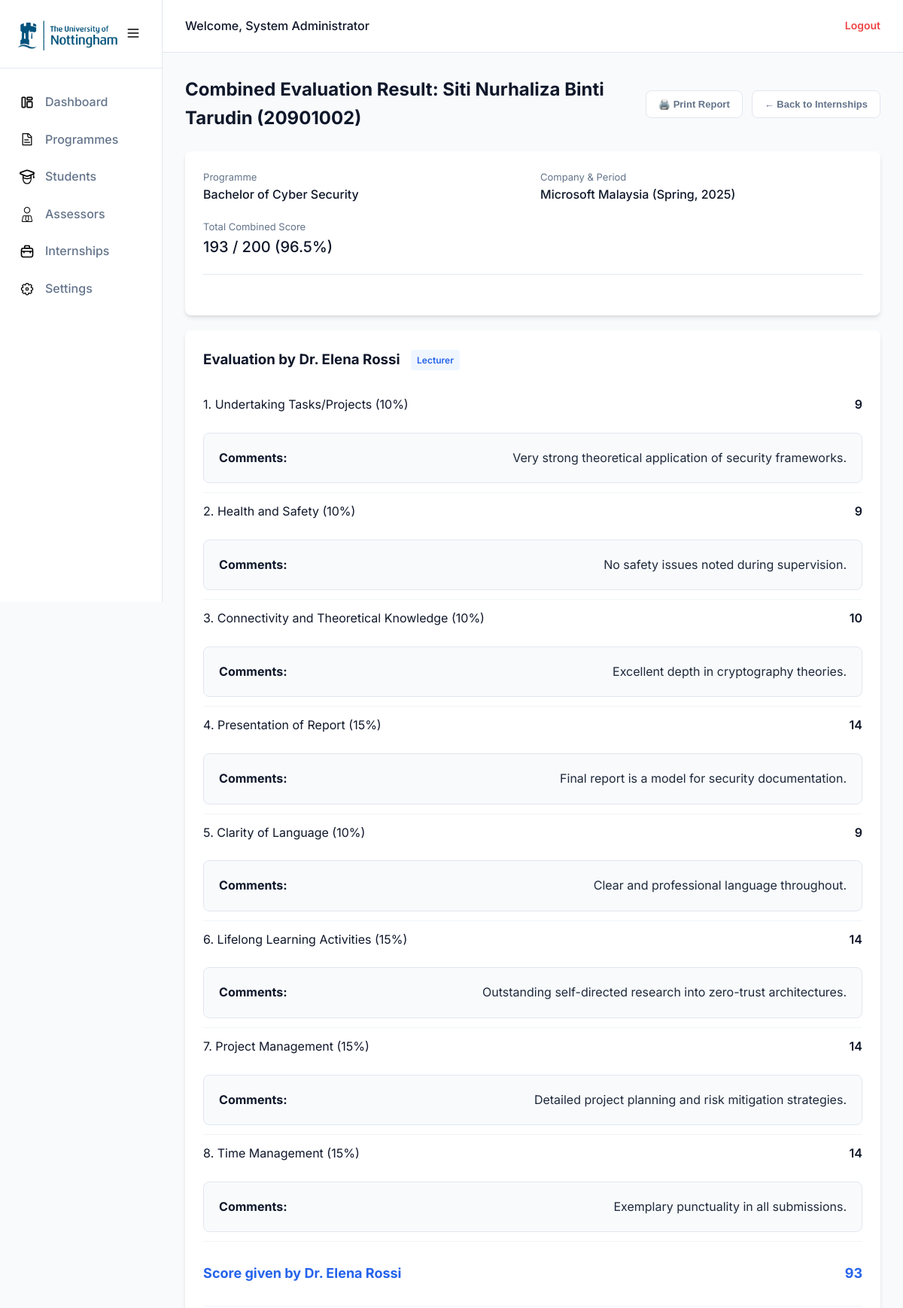
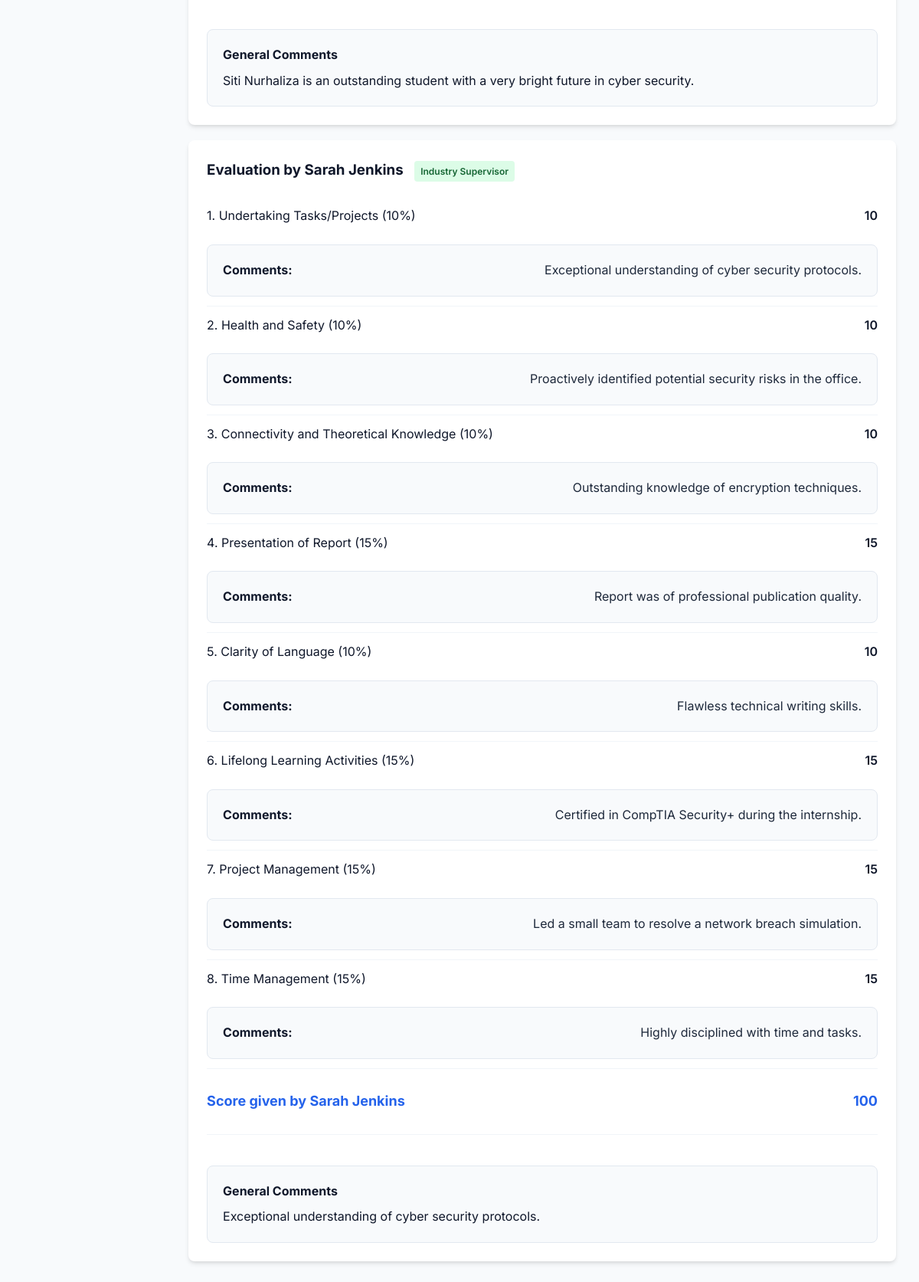
The app's page /admin/view_result.php?internship_id=8 (signed in) with its own data (2 pictures, top to bottom).
### tables this page shows
CREATE TABLE `assessment` (
  `assessment_id` int(11) NOT NULL,
  `internship_id` int(11) NOT NULL,
  `assessor_id` int(11) NOT NULL,
  `task_projects` int(11) NOT NULL,
  `task_projects_comment` text DEFAULT NULL,
  `health_safety` int(11) NOT NULL,
  `health_safety_comment` text DEFAULT NULL,
  `theoretical_knowledge` int(11) NOT NULL,
  `theoretical_knowledge_comment` text DEFAULT NULL,
  `report_presentation` int(11) NOT NULL,
  `report_presentation_comment` text DEFAULT NULL,
  `clarity_of_language` int(11) NOT NULL,
  `clarity_of_language_comment` text DEFAULT NULL,
  `lifelong_learning` int(11) NOT NULL,
  `lifelong_learning_comment` text DEFAULT NULL,
  `project_management` int(11) NOT NULL,
  `project_management_comment` text DEFAULT NULL,
  `time_management` int(11) NOT NULL,
  `time_management_comment` text DEFAULT NULL,
  `overall_comments` text NOT NULL,
  `total_marks` int(11) GENERATED ALWAYS AS (`task_projects` + `health_safety` + `theoretical_knowledge` + `report_presentation` + `clarity_of_language` + `lifelong_learning` + `project_management` + `time_management`) VIRTUAL,
  `last_updated` timestamp NOT NULL DEFAULT current_timestamp() ON UPDATE current_timestamp()
);

CREATE TABLE `user` (
  `user_id` int(11) NOT NULL,
  `username` varchar(100) NOT NULL,
  `email` varchar(255) NOT NULL,
  `password` varchar(255) NOT NULL,
  `fullname` varchar(255) NOT NULL,
  `role` enum('admin','industry_supervisor','lecturer') NOT NULL
);

### includes/functions.php (called while the page is built, shortened)
<?php
    function get_all_student_results($conn, $internship_id) {
        $sql = "SELECT a.*, u.role as assessor_role, u.fullname as assessor_name,
                i.company_name, p.programme_name, i.semester, i.internship_year, s.student_name, s.student_id
                FROM assessment a
                JOIN user u ON a.assessor_id = u.user_id
                JOIN internships i ON a.internship_id = i.internship_id
                JOIN student s ON i.student_id = s.student_id
                JOIN programme p ON s.programme_id = p.programme_id
                WHERE a.internship_id = ?
                ORDER BY u.role DESC";
        $stmt = $conn->prepare($sql);
        $stmt->bind_param("i", $internship_id);
        if ($stmt->execute()) {
            $result = $stmt->get_result();
            return $result;
        } else {
            $stmt->close();
            return false;
        }
    }
?>

### admin/view_result.php (the view, shortened to what this page needs)
<?php
    include '../config/db.php';
    include '../includes/functions.php';
    if (isset($_GET['internship_id'])) {
        $internship_id = (int) $_GET['internship_id'];
    } else {
        header("Location: internships.php");
        exit;
    }
    $result = get_all_student_results($conn, $internship_id);
    $evaluations = [];
    $student_info = [];
    if ($result && $result->num_rows > 0) {
        while ($row = $result->fetch_assoc()) {
            if (empty($student_info)) {
                $student_info = [
                    'student_name' => $row['student_name'],
                    'student_id' => $row['student_id'],
                    'programme_name' => $row['programme_name'],
                    'company_name' => $row['company_name'],
                    'semester' => $row['semester'],
                    'internship_year' => $row['internship_year']
                ];
            }
            $evaluations[] = $row;
        }
    }
?>
<!DOCTYPE html>
<html lang="en">
<head>
    <link rel="stylesheet" href="../assets/css/style.css">
</head>
<body>
    <div class="app-container">
        <?php include '../components/sidebar.php' ?>
        <main class="main-content">
            <?php include '../components/header.php'; ?>
            <div class="content-area">
                <div class="page-header">
                    <div>
                        <h1 class="page-title">
                            <?= !empty($student_info) ? "Combined Evaluation Result: " . htmlspecialchars($student_info['student_name']) . " (" . htmlspecialchars($student_info['student_id']) . ")" : "Evaluation Results" ?>
                        </h1>
                    </div>
                    <div class="header-actions">
                        <?php if (!empty($evaluations)): ?>
                        <button class="btn btn-secondary btn-auto btn-sm" onclick="window.print()">🖨️ Print Report</button>
                        <?php endif; ?>
                        <button onclick="window.location.href='internships.php'" class="btn btn-secondary btn-auto btn-sm">&larr; Back to Internships</button>
                    </div>
                </div>
                <?php if (!empty($evaluations)): ?>
                    <div class="card mb-20">
                        <div class="result-header-grid">
                            <div>
                                <p class="subtitle">Programme</p>
                                <p class="font-medium"><?= htmlspecialchars($student_info['programme_name']) ?></p>
                            </div>
                            <div>
                                <p class="subtitle">Company & Period</p>
                                <p class="font-medium"><?= htmlspecialchars($student_info['company_name']) . " (" . htmlspecialchars($student_info['semester']) . ", " . htmlspecialchars($student_info['internship_year']) . ")" ?></p>
                            </div>
                            <?php if(count($evaluations) == 2): ?>
                                <div>
                                    <p class="subtitle">Total Combined Score</p>
                                    <p class="font-medium text-success" style="font-size: 1.25rem;">
                                        <?php
                                            $total_combined = $evaluations[0]['total_marks'] + $evaluations[1]['total_marks'];
                                            $total_percentage = ($total_combined / 200) * 100;
                                            echo htmlspecialchars($total_combined) . " / 200 (" . number_format($total_percentage, 1) . "%)";
                                        ?>
                                    </p>
                                </div>
                            <?php endif; ?>
                        </div>
                    </div>
                    <?php foreach ($evaluations as $eval): ?>
                        <div class="card mb-20">
                            <h3 class="mb-20">
                                Evaluation by <?= htmlspecialchars($eval['assessor_name']) ?>
                                <span class="badge <?= $eval['assessor_role'] == 'lecturer' ? 'badge-primary' : 'badge-success' ?>" style="vertical-align: middle; margin-left: 10px;">
                                    <?= ucwords(str_replace('_', ' ', $eval['assessor_role'])) ?>
                                </span>
                            </h3>
                            <table class="irms-result-table">
                                <tbody>
                                    <tr>
                                        <td>1. Undertaking Tasks/Projects (10%)</td>
                                        <td class="text-right font-semibold"><?= htmlspecialchars($eval['task_projects']) ?></td>
                                        <td class="comment-row">
                                            <span class="comment-label">Comments:</span>
                                            <span class="comment-text"><?= htmlspecialchars($eval['task_projects_comment']) ?></span>
                                        </td>
                                    </tr>
                                    <tr>
                                        <td>2. Health and Safety (10%)</td>
                                        <td class="text-right font-semibold"><?= htmlspecialchars($eval['health_safety']) ?></td>
                                        <td class="comment-row">
                                            <span class="comment-label">Comments:</span>
                                            <span class="comment-text"><?= htmlspecialchars($eval['health_safety_comment']) ?></span>
                                        </td>
                                    </tr>
                                    <tr>
                                        <td>3. Connectivity and Theoretical Knowledge (10%)</td>
                                        <td class="text-right font-semibold"><?= htmlspecialchars($eval['theoretical_knowledge']) ?></td>
                                        <td class="comment-row">
                                            <span class="comment-label">Comments:</span>
                                            <span class="comment-text"><?= htmlspecialchars($eval['theoretical_knowledge_comment']) ?></span>
                                        </td>
                                    </tr>
                                    <tr>
                                        <td>4. Presentation of Report (15%)</td>
                                        <td class="text-right font-semibold"><?= htmlspecialchars($eval['report_presentation']) ?></td>
                                        <td class="comment-row">
                                            <span class="comment-label">Comments:</span>
                                            <span class="comment-text"><?= htmlspecialchars($eval['report_presentation_comment']) ?></span>
                                        </td>
                                    </tr>
                                    <tr>
                                        <td>5. Clarity of Language (10%)</td>
                                        <td class="text-right font-semibold"><?= htmlspecialchars($eval['clarity_of_language']) ?></td>
                                        <td class="comment-row">
                                            <span class="comment-label">Comments:</span>
                                            <span class="comment-text"><?= htmlspecialchars($eval['clarity_of_language_comment']) ?></span>
                                        </td>
                                    </tr>
                                    <tr>
                                        <td>6. Lifelong Learning Activities (15%)</td>
                                        <td class="text-right font-semibold"><?= htmlspecialchars($eval['lifelong_learning']) ?></td>
                                        <td class="comment-row">
                                            <span class="comment-label">Comments:</span>
                                            <span class="comment-text"><?= htmlspecialchars($eval['lifelong_learning_comment']) ?></span>
                                        </td>
                                    </tr>
                                    <tr>
                                        <td>7. Project Management (15%)</td>
                                        <td class="text-right font-semibold"><?= htmlspecialchars($eval['project_management']) ?></td>
                                        <td class="comment-row">
                                            <span class="comment-label">Comments:</span>
                                            <span class="comment-text"><?= htmlspecialchars($eval['project_management_comment']) ?></span>
                                        </td>
                                    </tr>
                                    <tr>
                                        <td>8. Time Management (15%)</td>
                                        <td class="text-right font-semibold"><?= htmlspecialchars($eval['time_management']) ?></td>
                                        <td class="comment-row">
                                            <span class="comment-label">Comments:</span>
                                            <span class="comment-text"><?= htmlspecialchars($eval['time_management_comment']) ?></span>
                                        </td>
                                    </tr>
                                    <tr class="total-row">
                                        <td>Score given by <?= htmlspecialchars($eval['assessor_name']) ?></td>
                                        <td class="text-right"><?= htmlspecialchars($eval['total_marks']) ?></td>
                                    </tr>
                                </tbody>
                            </table>
                            <div class="feedback-box" style="margin-top: 15px;">
                                <h4>General Comments</h4>
                                <p><?= nl2br(htmlspecialchars($eval['overall_comments'])) ?></p>
                            </div>
                        </div>
                    <?php endforeach; ?>
                <?php endif; ?>
            </div>
        </main>
    </div>
</body>
</html>

### assets/css/style.css (style rules this page uses)
:root { --primary-color: #2563eb; --primary-hover: #1d4ed8; --bg-color: #f8fafc; --nav-bg: #ffffff; --text-dark: #0f172a; --text-muted: #64748b; --border-color: #e2e8f0; --success-color: #10b981; --warning-color: #f59e0b; --danger-color: #ef4444; --card-shadow: 0 4px 6px -1px rgba(0, 0, 0, 0.1), 0 2px 4px -1px rgba(0, 0, 0, 0.06); --input-focus: 0 0 0 3px rgba(37, 99, 235, 0.2); --border-radius: 8px; --transition: all 0.2s ease-in-out; --sidebar-width: 260px; --sidebar-collapsed-width: 80px; }
* { margin: 0; padding: 0; box-sizing: border-box; }
body { font-family: 'Inter', -apple-system, BlinkMacSystemFont, 'Segoe UI', Roboto, Oxygen, Ubuntu, Cantarell, sans-serif; background-color: var(--bg-color); color: var(--text-dark); line-height: 1.6; -webkit-font-smoothing: antialiased; }
.btn { display: inline-block; font-weight: 600; text-align: center; white-space: nowrap; vertical-align: middle; user-select: none; border: 1px solid transparent; padding: 12px 24px; font-size: 15px; line-height: 1.5; border-radius: var(--border-radius); transition: var(--transition); cursor: pointer; width: 100%; text-decoration: none; }
.app-container { display: flex; min-height: 100vh; }
.main-content { flex-grow: 1; display: flex; flex-direction: column; }
.content-area { padding: 30px; flex-grow: 1; background-color: var(--bg-color); }
.page-header { margin-bottom: 24px; display: flex; justify-content: space-between; align-items: center; gap: 16px; }
.header-actions { display: flex; align-items: center; gap: 12px; }
.page-title { font-size: 24px; font-weight: 700; color: var(--text-dark); }
.card { background: #ffffff; border-radius: var(--border-radius); box-shadow: var(--card-shadow); padding: 24px; margin-bottom: 24px; }
.text-right { text-align: right; }
.badge { padding: 4px 8px; border-radius: 4px; font-size: 12px; font-weight: 600; display: inline-block; }
.badge-success { background-color: #dcfce7; color: #166534; }
.badge-primary { background-color: #eff6ff; color: var(--primary-color); }
.subtitle { color: var(--text-muted); font-size: 13px; font-weight: normal; }
.font-medium { font-weight: 500; }
.font-semibold { font-weight: 600; }
.mb-20 { margin-bottom: 20px; }
.comment-row { grid-column: span 2; }
.result-header-grid { display: grid; grid-template-columns: 1fr 1fr; gap: 20px; margin-bottom: 30px; border-bottom: 1px solid var(--border-color); padding-bottom: 20px; }
.irms-result-table { width: 100%; border-collapse: collapse; margin-bottom: 40px; }
.irms-result-table tr { display: grid; grid-template-columns: 1fr 1fr; gap: 24px; align-items: center; padding: 12px 0; border-bottom: 1px solid #f1f5f9; }
.irms-result-table .comment-row { grid-column: 1 / -1; display: flex; justify-content: space-between; align-items: flex-start; gap: 20px; background-color: #f8fafc; padding: 20px; border-radius: 8px; border: 1px solid var(--border-color); }
.irms-result-table .comment-label { font-weight: bold; white-space: nowrap; }
.irms-result-table .comment-text { text-align: right; color: #1e293b; }
.irms-result-table .total-row td { padding: 16px 0; font-weight: 700; color: var(--primary-color); font-size: 18px; border-bottom: none; }
.feedback-box { background-color: #f8fafc; padding: 20px; border-radius: 8px; border: 1px solid var(--border-color); }
.feedback-box h4 { margin-bottom: 8px; }
.btn-auto { width: auto; }
.btn-secondary { background: #ffffff; border: 1px solid var(--border-color); color: var(--text-muted); }
.btn-sm { padding: 8px 16px; font-size: 13px; }

### records on screen
assessment: assessor.fullname "Dr. Elena Rossi", assessor.role "Lecturer", task_projects "9", task_projects_comment "Very strong theoretical application of security frameworks.", health_safety "9", health_safety_comment "No safety issues noted during supervision.", theoretical_knowledge "10", theoretical_knowledge_comment "Excellent depth in cryptography theories.", report_presentation "14", report_presentation_comment "Final report is a model for security documentation.", clarity_of_language "9", clarity_of_language_comment "Clear and professional language throughout.", lifelong_learning "14", lifelong_learning_comment "Outstanding self-directed research into zero-trust architectures.", project_management "14", project_management_comment "Detailed project planning and risk mitigation strategies.", time_management "14", time_management_comment "Exemplary punctuality in all submissions.", total_marks "93", overall_comments "Siti Nurhaliza is an outstanding student with a very bright future in cyber security."
assessment: assessor.fullname "Sarah Jenkins", assessor.role "Industry Supervisor", task_projects "10", task_projects_comment "Exceptional understanding of cyber security protocols.", health_safety "10", health_safety_comment "Proactively identified potential security risks in the office.", theoretical_knowledge "10", theoretical_knowledge_comment "Outstanding knowledge of encryption techniques.", report_presentation "15", report_presentation_comment "Report was of professional publication quality.", clarity_of_language "10", clarity_of_language_comment "Flawless technical writing skills.", lifelong_learning "15", lifelong_learning_comment "Certified in CompTIA Security+ during the internship.", project_management "15", project_management_comment "Led a small team to resolve a network breach simulation.", time_management "15", time_management_comment "Highly disciplined with time and tasks.", total_marks "100", overall_comments "Exceptional understanding of cyber security protocols."

### other values on screen
$_SESSION['fullname'] "System Administrator"
$student_info['student_name'] "Siti Nurhaliza Binti Tarudin"
$student_info['student_id'] "20901002"
$student_info['programme_name'] "Bachelor of Cyber Security"
$student_info['company_name'] "Microsoft Malaysia"
$student_info['semester'] "Spring"
$student_info['internship_year'] "2025"
$total_combined "193"
$total_percentage "96.5"
